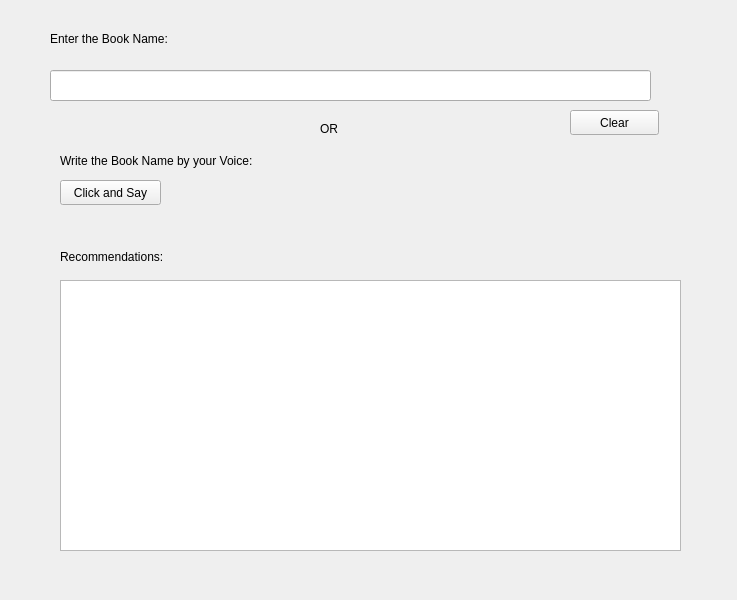
<?xml version="1.0" encoding="UTF-8"?>
<ui version="4.0">
 <class>Function</class>
 <widget class="QMainWindow" name="Function">
  <property name="geometry">
   <rect>
    <x>0</x>
    <y>0</y>
    <width>737</width>
    <height>600</height>
   </rect>
  </property>
  <property name="windowTitle">
   <string>MainWindow</string>
  </property>
  <widget class="QWidget" name="centralwidget">
   <widget class="QLineEdit" name="lineEdit">
    <property name="geometry">
     <rect>
      <x>50</x>
      <y>70</y>
      <width>601</width>
      <height>31</height>
     </rect>
    </property>
   </widget>
   <widget class="QLabel" name="label">
    <property name="geometry">
     <rect>
      <x>50</x>
      <y>30</y>
      <width>151</width>
      <height>17</height>
     </rect>
    </property>
    <property name="text">
     <string>Enter the Book Name:</string>
    </property>
   </widget>
   <widget class="QLabel" name="label_2">
    <property name="geometry">
     <rect>
      <x>320</x>
      <y>120</y>
      <width>67</width>
      <height>17</height>
     </rect>
    </property>
    <property name="text">
     <string>OR</string>
    </property>
   </widget>
   <widget class="QLabel" name="label_3">
    <property name="geometry">
     <rect>
      <x>60</x>
      <y>150</y>
      <width>251</width>
      <height>21</height>
     </rect>
    </property>
    <property name="text">
     <string>Write the Book Name by your Voice:</string>
    </property>
   </widget>
   <widget class="QPushButton" name="pushButton">
    <property name="geometry">
     <rect>
      <x>60</x>
      <y>180</y>
      <width>101</width>
      <height>25</height>
     </rect>
    </property>
    <property name="text">
     <string>Click and Say</string>
    </property>
   </widget>
   <widget class="QTextEdit" name="textEdit">
    <property name="geometry">
     <rect>
      <x>60</x>
      <y>280</y>
      <width>621</width>
      <height>271</height>
     </rect>
    </property>
   </widget>
   <widget class="QLabel" name="label_4">
    <property name="geometry">
     <rect>
      <x>60</x>
      <y>246</y>
      <width>141</width>
      <height>21</height>
     </rect>
    </property>
    <property name="text">
     <string>Recommendations:</string>
    </property>
   </widget>
   <widget class="QPushButton" name="pushButton_2">
    <property name="geometry">
     <rect>
      <x>570</x>
      <y>110</y>
      <width>89</width>
      <height>25</height>
     </rect>
    </property>
    <property name="text">
     <string>Clear</string>
    </property>
   </widget>
  </widget>
 </widget>
 <resources/>
 <connections/>
</ui>
